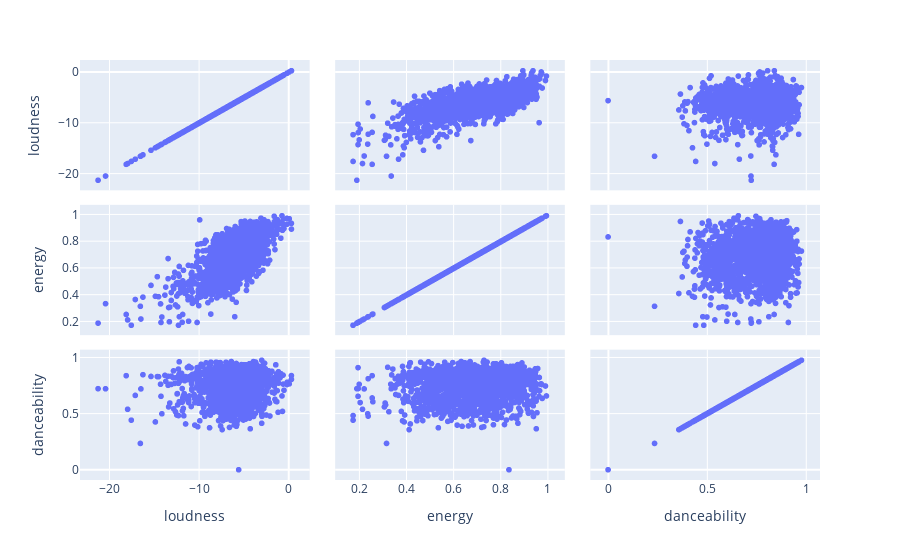

The code cell stored with this chart in its notebook:
### Markdown cell above
Loudness, energy, and danceability all have strong relationships. I will anaylse the three features below

### Code cell
fig = px.scatter_matrix(df,
    dimensions=['loudness', 'energy', 'danceability'],hover_name='track_name', height=800)
fig.show()

### Figure 1 — Plotly figure (JSON) as saved in the notebook; plotly's stock layout.template omitted (floating-point values rounded to 4 significant figures; data arrays with more than 128 entries replaced by an {"elided": "..."} marker saying what was removed)
{"data": [{"dimensions": [{"axis": {"matches": true}, "label": "loudness", "values": {"elided": "1873 float values"}}, {"axis": {"matches": true}, "label": "energy", "values": {"elided": "1873 float values"}}, {"axis": {"matches": true}, "label": "danceability", "values": {"elided": "1873 float values"}}], "hovertemplate": "<b>%{hovertext}</b><br><br>%{xaxis.title.text}=%{x}<br>%{yaxis.title.text}=%{y}<extra></extra>", "hovertext": {"elided": "1873 str values"}, "legendgroup": "", "marker": {"color": "#636efa", "symbol": "circle"}, "name": "", "showlegend": false, "type": "splom"}], "layout": {"autosize": true, "dragmode": "select", "legend": {"tracegroupgap": 0}, "margin": {"t": 60}, "xaxis": {"autorange": true, "range": [-22.98, 2.026], "type": "linear"}, "xaxis2": {"autorange": true, "range": [0.109, 1.06], "type": "linear"}, "xaxis3": {"autorange": true, "range": [-0.07738, 1.055], "type": "linear"}, "yaxis": {"autorange": true, "range": [-22.98, 2.026], "type": "linear"}, "yaxis2": {"autorange": true, "range": [0.109, 1.06], "type": "linear"}, "yaxis3": {"autorange": true, "range": [-0.07738, 1.055], "type": "linear"}}}
